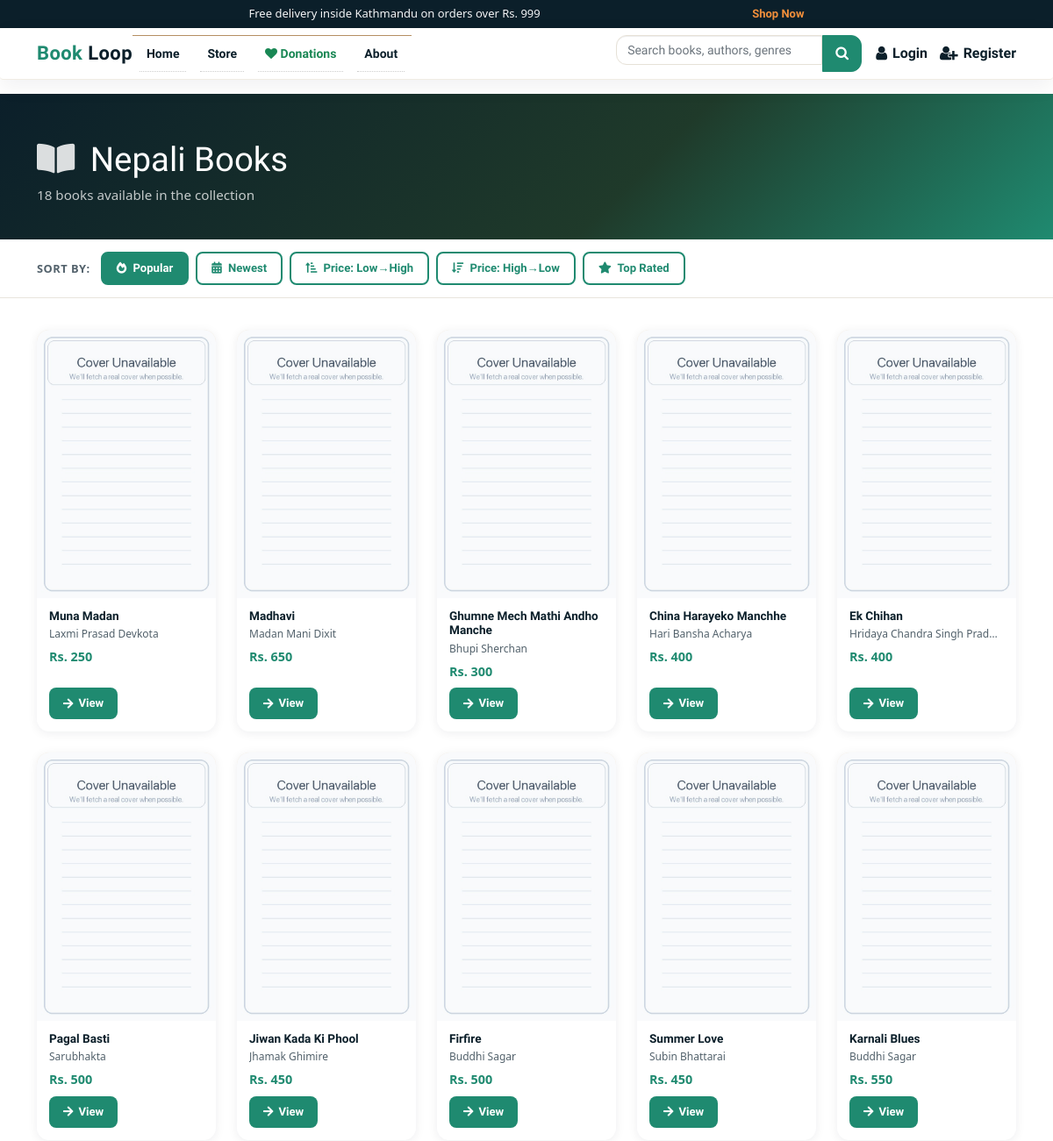
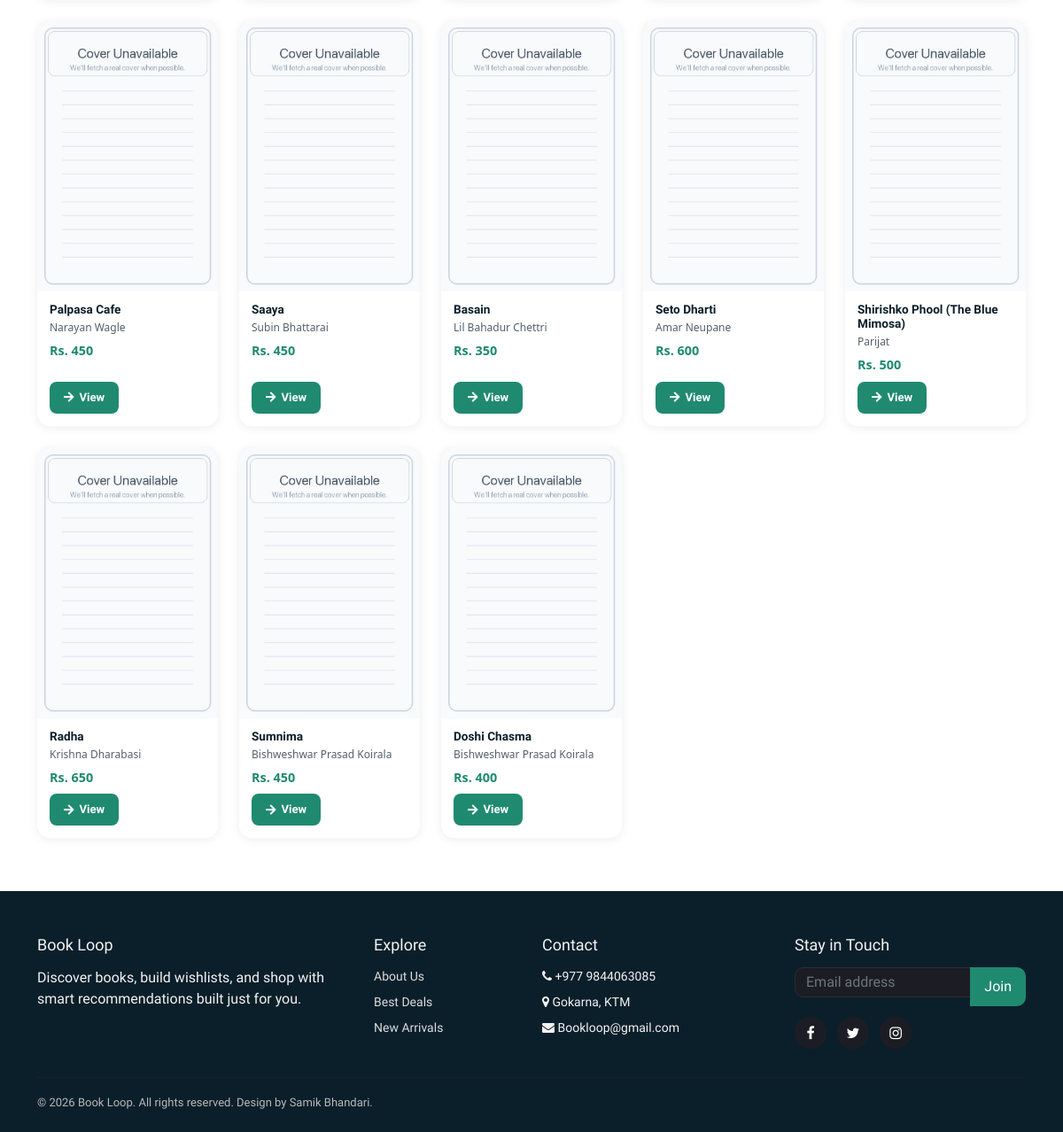
The app's page /nepali-books/ with its own data (2 pictures, top to bottom).
### books/models.py (models this page shows, shortened)
class Product(models.Model):
    Book_name = models.CharField(max_length=50)
    Author = models.CharField(max_length=50, default="")
    genre = models.CharField(max_length=300)
    description = models.CharField(max_length=1000, default="")
    price = models.IntegerField(default=0)
    pub_date = models.DateField(default=timezone.now)
    quantity = models.PositiveBigIntegerField(default=1)
    seller = models.ForeignKey(
        settings.AUTH_USER_MODEL,
        on_delete=models.SET_NULL,
        null=True,
        blank=True,
        related_name="products",
    )
    listing_type = models.CharField(
        max_length=10,
        choices=LISTING_CHOICES,
        default="sell",
    )
    listing_status = models.CharField(
        max_length=20,
        choices=LISTING_STATUS,
        default="approved",
    )
    swap_preference = models.CharField(
        max_length=255,
        blank=True,
        null=True,
        help_text="Title or genre of the book you want in exchange.",
    )
    condition = models.CharField(
        max_length=50,
        blank=True,
        null=True,
        help_text=(
            "Physical condition of the book for swapping "
            "(e.g. New, Like New, Good, Heavily Used)."
        ),
    )
    location = models.CharField(
        max_length=255,
        blank=True,
        null=True,
        help_text="City or neighborhood for the swap",
    )
    contact_email = models.EmailField(
        blank=True,
        null=True,
        help_text="Email for other users to contact you for swapping",
    )
    image = CloudinaryField("image", folder="bookloop_covers", null=True, blank=True)
    sequence = models.IntegerField(default=0)
    views = models.PositiveIntegerField(default=0)
    average_rating = models.FloatField(default=0.0)
    rating_count = models.PositiveIntegerField(default=0)

### books/views.py (the view)
# urls.py: path('nepali-books/', views.nepali_books_page, name='nepali_books'),
def nepali_books_page(request):
    cartItems = 0
    if request.user.is_authenticated:
        order, _ = Order.objects.get_or_create(
            user=request.user.username, complete=False
        )
        cartItems = order.get_cart_items
    sort = request.GET.get("sort", "popular")
    base_qs = (
        Product.objects.select_related("seller")
        .filter(
            Q(genre__icontains="nepali")
            | Q(genre__icontains="nepal")
            | Q(genre__icontains="\u0928\u0947\u092a\u093e\u0932")
            | Q(genre__icontains="\u0928\u0947\u092a\u093e\u0932\u0940"),
            listing_status="approved",
            listing_type="sell",
        )
        .annotate(
            purchase_count=Count(
                "orderitem",
                filter=Q(orderitem__order__complete=True),
                distinct=True,
            ),
            wishlist_count=Count("wishlist", distinct=True),
            nepali_score=(
                Count("orderitem", filter=Q(orderitem__order__complete=True), distinct=True) * 5
                + Count("wishlist", distinct=True) * 3
                + Count("ratings", distinct=True) * 2
            ),
        )
    )
    sort_map = {
        "popular":    "-nepali_score",
        "newest":     "-pub_date",
        "price_low":  "price",
        "price_high": "-price",
        "rating":     "-average_rating",
    }
    order_field = sort_map.get(sort, "-nepali_score")
    secondary = "-views" if sort == "popular" else "-nepali_score"
    books = base_qs.order_by(order_field, secondary)
    return render(request, "nepali_books.html", {
        "books": books,
        "cartItems": cartItems,
        "current_sort": sort,
        "total_count": base_qs.count(),
    })

### transactions/context_processors.py (called while the page is built, shortened)
def cart_item_count(request):
    if not request.user.is_authenticated:
        return {"cart_count": 0, "cartItems": 0}

### templates/nepali_books.html (shortened to what this page needs)
{% load static %}
{% include 'components/base/base-top.html' %}
<link rel="stylesheet" href="https://cdn.jsdelivr.net/npm/bootstrap@5.0.0-beta3/dist/css/bootstrap.min.css">
<link rel="stylesheet" href="https://use.fontawesome.com/releases/v5.15.3/css/all.css">
{% include 'components/header/header.html' %}
<div class="np-hero">
  <div class="container">
    <h1><i class="fas fa-book-open me-2" style="opacity:0.85;"></i> Nepali Books</h1>
    <p>{{ total_count }} book{{ total_count|pluralize }} available in the collection</p>
  </div>
</div>
<div class="np-sort-bar">
  <div class="container">
    <div class="np-sort-inner">
      <span class="np-sort-label">Sort by:</span>
      <a href="?sort=popular"    class="np-sort-btn {% if current_sort == 'popular'    %}active{% endif %}">
        <i class="fas fa-fire-alt me-1"></i> Popular
      </a>
      <a href="?sort=newest"     class="np-sort-btn {% if current_sort == 'newest'     %}active{% endif %}">
        <i class="fas fa-calendar-alt me-1"></i> Newest
      </a>
      <a href="?sort=price_low"  class="np-sort-btn {% if current_sort == 'price_low'  %}active{% endif %}">
        <i class="fas fa-sort-amount-up-alt me-1"></i> Price: Low&rarr;High
      </a>
      <a href="?sort=price_high" class="np-sort-btn {% if current_sort == 'price_high' %}active{% endif %}">
        <i class="fas fa-sort-amount-down me-1"></i> Price: High&rarr;Low
      </a>
      <a href="?sort=rating"     class="np-sort-btn {% if current_sort == 'rating'     %}active{% endif %}">
        <i class="fas fa-star me-1"></i> Top Rated
      </a>
    </div>
  </div>
</div>
<div class="container" style="padding-top: 36px; padding-bottom: 60px; min-height: 60vh;">
  {% if books %}
    <div class="row row-cols-2 row-cols-md-4 row-cols-lg-5 g-4">
      {% for book in books %}
      <div class="col">
        <div class="np-card">
          {% if book.image and "herald" not in book.image.url|lower and "college" not in book.image.url|lower %}
            <img class="np-card-img" src="{{ book.image.url }}" alt="{{ book.Book_name }}"
                 onerror="this.onerror=null;this.src='{% static 'images/default_cover.jpg' %}';">
          {% else %}
            <img class="np-card-img" src="{% static 'images/default_cover.jpg' %}" alt="{{ book.Book_name }}">
          {% endif %}
          <div class="np-card-body">
            <h5>{{ book.Book_name|truncatewords:5 }}</h5>
            <p class="np-author">{{ book.Author|truncatewords:4 }}</p>
            <div class="np-card-price">Rs. {{ book.price }}</div>
          </div>
          <div class="np-card-actions">
            <a href="{% url 'product' book.id %}">
              <i class="fas fa-arrow-right"></i> View
            </a>
          </div>
        </div>
      </div>
      {% endfor %}
    </div>
  {% else %}
    <div class="np-empty">
      <i class="fas fa-book"></i>
      <p style="font-size:1.1rem; font-weight:600;">No Nepali books found.</p>
      <a href="{% url 'store' %}" style="color:var(--accent); font-weight:600;">Browse all books →</a>
    </div>
  {% endif %}
</div>
{% include 'components/footer/footer.html' %}
{% include 'components/base/base-bottom.html' %}

### static/css/style.css (style rules this page uses)
html, body { font-size: 100%; font-family: 'Open Sans', sans-serif; background:#ffffff; }
p { margin:0; }
h1,h2,h3,h4,h5,h6,a { font-family:'Ubuntu', sans-serif !important; margin:0; }

### templates/nepali_books.html (style rules this page uses)
:root { --ink: #0b1f2a; --muted: #52616b; --accent: #1f8a70; --accent-2: #f28f3b; --paper: #f7f3eb; --cream: #f3e7d3; }
*, *::before, *::after { box-sizing: border-box; }
body { background: var(--paper); font-family: 'Work Sans', sans-serif; color: var(--ink); margin: 0; }
h1, h2, h3 { font-family: 'Merriweather', serif; }
.np-hero { background: linear-gradient(135deg, #0b1f2a 0%, #1f3a2a 60%, #1f8a70 100%); padding: 52px 0 40px; color: #fff; }
.np-hero h1 { font-size: clamp(1.6rem, 4vw, 2.4rem); margin-bottom: 6px; }
.np-hero p { opacity: 0.75; font-size: 0.95rem; margin: 0; }
.np-sort-bar { background: #fff; border-bottom: 1px solid #e8e4dd; padding: 14px 0; position: sticky; top: 0; z-index: 100; }
.np-sort-bar .np-sort-inner { display: flex; align-items: center; gap: 8px; flex-wrap: wrap; }
.np-sort-bar .np-sort-label { font-size: 0.8rem; font-weight: 600; color: var(--muted); text-transform: uppercase; letter-spacing: 0.5px; margin-right: 4px; }
.np-sort-btn { display: inline-block; padding: 7px 16px; border-radius: 8px; font-size: 0.82rem; font-weight: 600; text-decoration: none; border: 2px solid var(--accent); color: var(--accent); background: transparent; transition: background 0.15s, color 0.15s; font-family: 'Work Sans', sans-serif; }
.np-sort-btn:hover, .np-sort-btn.active { background: var(--accent); color: #fff; }
.np-card { background: #fff; border-radius: 14px; box-shadow: 0 2px 12px rgba(11,31,42,0.07); overflow: hidden; display: flex; flex-direction: column; height: 100%; transition: transform 0.18s, box-shadow 0.18s; }
.np-card-img { width: 100%; aspect-ratio: 2 / 3; object-fit: contain; background: var(--cream); display: block; }
.np-card-body { padding: 12px 14px 8px; flex: 1; }
.np-card-body h5 { font-family: 'Merriweather', serif; font-size: 0.85rem; font-weight: 700; color: var(--ink); margin: 0 0 4px; display: -webkit-box; -webkit-line-clamp: 2; -webkit-box-orient: vertical; overflow: hidden; }
.np-card-body .np-author { font-size: 0.75rem; color: var(--muted); margin: 0 0 6px; white-space: nowrap; overflow: hidden; text-overflow: ellipsis; }
.np-card-price { font-weight: 700; font-size: 0.9rem; color: var(--accent); }
.np-card-actions { padding: 0 14px 14px; margin-top: auto; }
.np-card-actions a { display: inline-flex; align-items: center; gap: 6px; text-decoration: none; font-weight: 600; font-size: 0.82rem; color: #fff; background: var(--accent); padding: 8px 16px; border-radius: 8px; transition: background 0.15s; }

### templates/components/header/header.html (style rules this page uses)
:root { --bw-ink: #0b1f2a; --bw-muted: #52616b; --bw-accent: #1f8a70; --bw-accent-2: #f28f3b; --bw-surface: #ffffff; }

### templates/components/footer/footer.html (style rules this page uses)
:root { --bw-ink: #0b1f2a; --bw-muted: #52616b; --bw-accent: #1f8a70; --bw-accent-2: #f28f3b; }

### records on screen
Product: Book_name "Muna Madan", Author "Laxmi Prasad Devkota", price "250"
Product: Book_name "Madhavi", Author "Madan Mani Dixit", price "650"
Product: Book_name "Ghumne Mech Mathi Andho Manche", Author "Bhupi Sherchan", price "300"
Product: Book_name "China Harayeko Manchhe", Author "Hari Bansha Acharya", price "400"
Product: Book_name "Ek Chihan", Author "Hridaya Chandra Singh Prad…", price "400"
Product: Book_name "Pagal Basti", Author "Sarubhakta", price "500"
Product: Book_name "Jiwan Kada Ki Phool", Author "Jhamak Ghimire", price "450"
Product: Book_name "Firfire", Author "Buddhi Sagar", price "500"
Product: Book_name "Summer Love", Author "Subin Bhattarai", price "450"
Product: Book_name "Karnali Blues", Author "Buddhi Sagar", price "550"
Product: Book_name "Palpasa Cafe", Author "Narayan Wagle", price "450"
Product: Book_name "Saaya", Author "Subin Bhattarai", price "450"
Product: Book_name "Basain", Author "Lil Bahadur Chettri", price "350"
Product: Book_name "Seto Dharti", Author "Amar Neupane", price "600"
Product: Book_name "Shirishko Phool (The Blue Mimosa)", Author "Parijat", price "500"
Product: Book_name "Radha", Author "Krishna Dharabasi", price "650"
Product: Book_name "Sumnima", Author "Bishweshwar Prasad Koirala", price "450"
Product: Book_name "Doshi Chasma", Author "Bishweshwar Prasad Koirala", price "400"

### other values on screen
{{ total_count }} "18"
